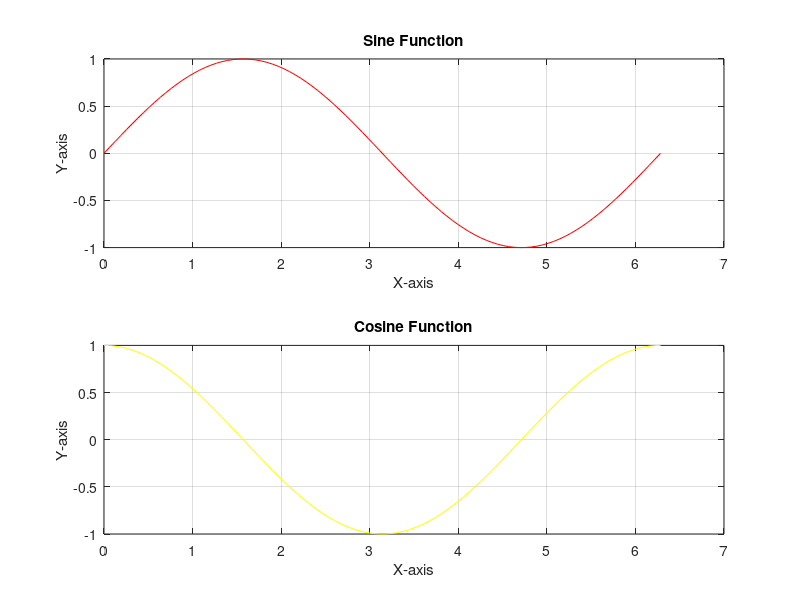

MATLAB code for this plot:
x = linspace(0, 2*pi,100);
y1 = sin(x);
y2 = cos(x);
 figure;
 subplot(2,1,1);
 plot(x, y1, 'r', 'LineWidth',0.5);
 title('Sine Function');
 xlabel('X-axis');
 ylabel('Y-axis');
 grid on;

 subplot(2,1,2);
 plot(x, y2, 'y', 'LineWidth',0.5);
 title('Cosine Function');
 xlabel('X-axis');
 ylabel('Y-axis');
 grid on;
